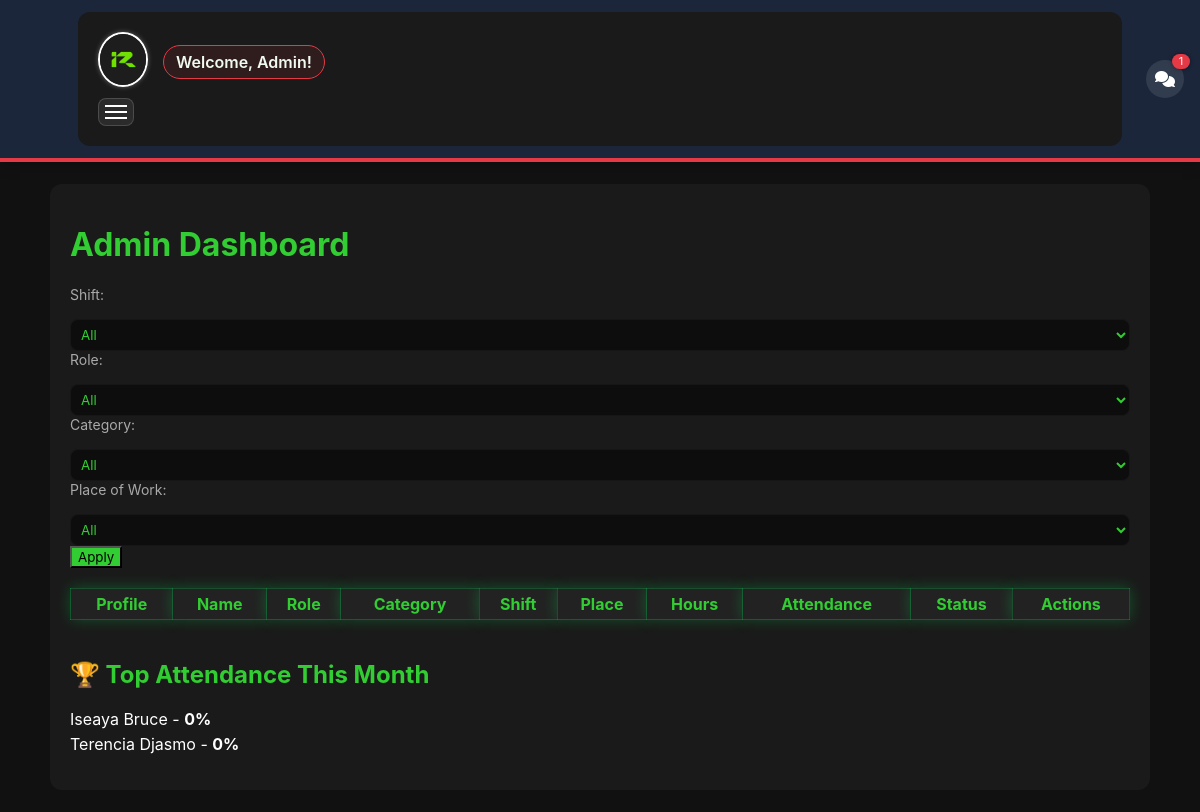
/admin/dashboard.php (signed in), run on an earlier commit of the app's database.
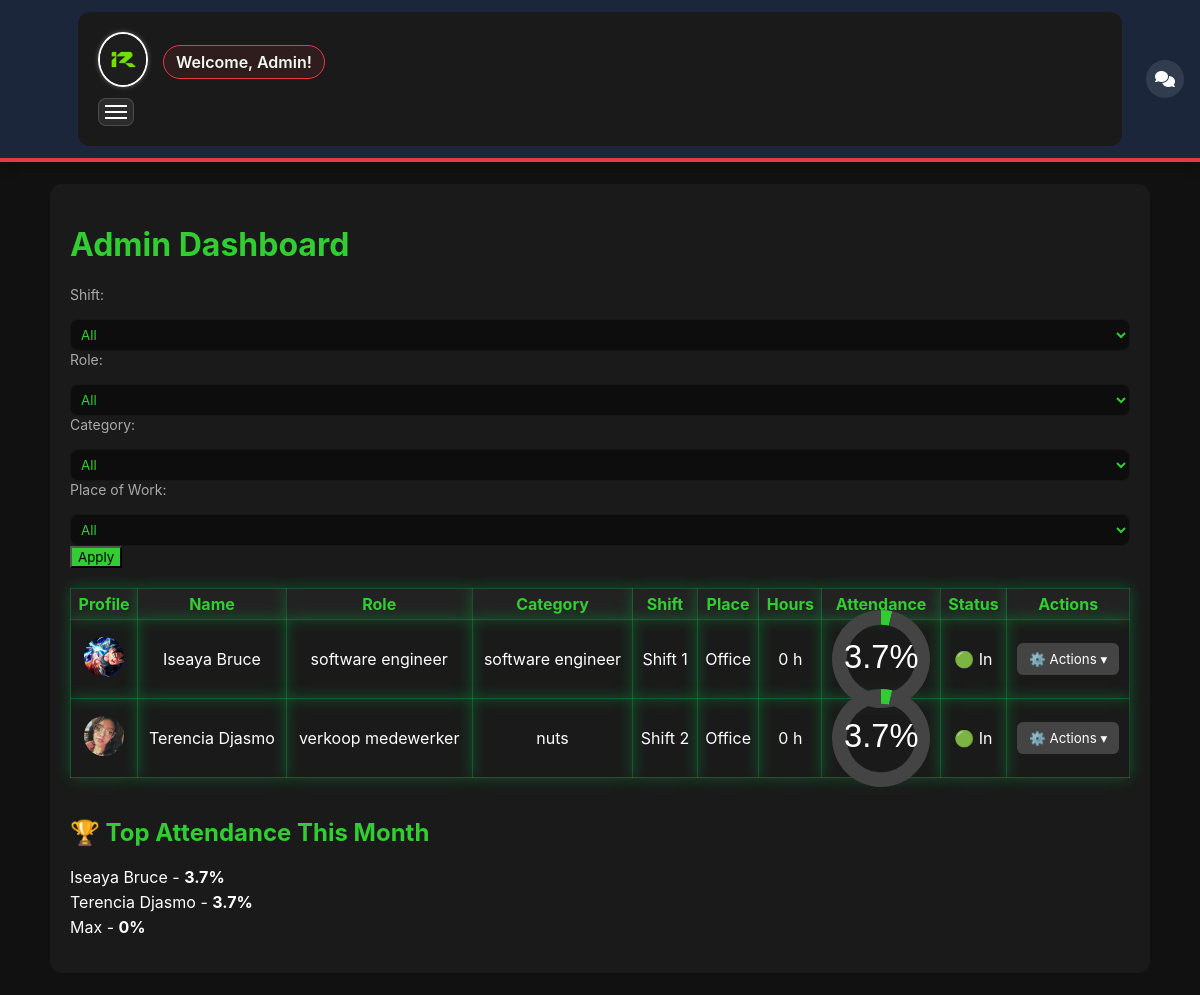
And on a later commit of the database.
### tables this page shows
CREATE TABLE `employees` (
  `id` int(11) NOT NULL,
  `fullname` varchar(100) NOT NULL,
  `phone` varchar(20) DEFAULT NULL,
  `password` varchar(255) NOT NULL,
  `role` varchar(50) DEFAULT NULL,
  `hourly_pay` decimal(10,2) DEFAULT 0.00,
  `monthly_pay` decimal(10,2) DEFAULT 0.00,
  `expected_clockin` time DEFAULT NULL,
  `expected_clockout` time DEFAULT NULL,
  `profile_pic` varchar(255) DEFAULT 'default.png',
  `created_at` timestamp NOT NULL DEFAULT current_timestamp(),
  `category` varchar(50) DEFAULT NULL,
  `place_of_work` enum('office','remote') DEFAULT 'office',
  `shift` enum('shift_1','shift_2') DEFAULT 'shift_1',
  `position` varchar(100) DEFAULT NULL,
  `overtime_applicable` tinyint(1) DEFAULT 0,
  `status` enum('pending','active','disabled') NOT NULL DEFAULT 'pending'
);

### includes/auth.php (called while the page is built, shortened)
<?php
function isLoggedIn() {
    return isset($_SESSION['user']);
}
function isAdmin() {
    return isset($_SESSION['user']) && $_SESSION['user']['type'] === 'admin';
}

### admin/dashboard.php (the view, shortened to what the changed rows need)
<?php
require_once __DIR__ . '/../includes/auth.php';
require_once __DIR__ . '/../includes/config.php';
$sql = "SELECT * FROM employees WHERE status = 'active'";
$params = [];
$stmt = $pdo->prepare($sql);
$stmt->execute($params);
$employees = $stmt->fetchAll();
function getHoursThisMonth($pdo, $employeeId) {
    $monthStart = date("Y-m-01");
    $monthEnd = date("Y-m-t");
    $stmt = $pdo->prepare("SELECT clockin_time, clockout_time
                           FROM attendance
                           WHERE employee_id=? AND clockin_time BETWEEN ? AND ?");
    $stmt->execute([$employeeId, $monthStart, $monthEnd]);
    $records = $stmt->fetchAll();
    $total = 0;
    return round($total, 2);
}
function getAttendancePercent($pdo, $employeeId) {
    $monthStart = date("Y-m-01");
    $monthEnd = date("Y-m-t");
    $stmt = $pdo->prepare("SELECT DISTINCT DATE(clockin_time) as day
                           FROM attendance
                           WHERE employee_id=? AND clockin_time BETWEEN ? AND ?");
    $stmt->execute([$employeeId, $monthStart, $monthEnd]);
    $workedDays = count($stmt->fetchAll());
    $totalDays = 0;
    $period = new DatePeriod(new DateTime($monthStart), new DateInterval('P1D'), new DateTime($monthEnd . ' +1 day'));
    foreach ($period as $date) {
        if ($date->format("N") < 7) {
            $totalDays++;
        }
    }
    return $totalDays ? round(($workedDays / $totalDays) * 100, 1) : 0;
}
?>
<!DOCTYPE html>
<html>
<head>
    <link rel="stylesheet" href="../assets/css/style.css">
    <link rel="stylesheet" href="https://cdnjs.cloudflare.com/ajax/libs/lightbox2/2.11.3/css/lightbox.min.css">
</head>
<body>
    <?php include '../includes/header.php'; ?>
<div class="container">
    <h1>Admin Dashboard</h1>
    <div class="table-wrapper">
        <table>
            <tr>
                <th>Profile</th>
                <th>Name</th>
                <th>Role</th>
                <th>Category</th>
                <th>Shift</th>
                <th>Place</th>
                <th>Hours</th>
                <th>Attendance</th>
                <th>Status</th>
                <th>Actions</th>
            </tr>
            <?php foreach ($employees as $emp): ?>
                <tr>
                    <td>
                        <?php if (!empty($emp['profile_pic'])): ?>
                            <a href="../uploads/profiles/<?= htmlspecialchars($emp['profile_pic']) ?>"
                            data-lightbox="profile-admin-<?= $emp['id'] ?>"
                            data-title="Profile Photo of <?= htmlspecialchars($emp['fullname']) ?>">
                                <img src="../uploads/profiles/<?= htmlspecialchars($emp['profile_pic']) ?>"
                                    alt="Profile Photo"
                                    width="40" height="40"
                                    style="border-radius:50%; object-fit:cover; animation: rgbGlow 5s infinite linear;">
                            </a>
                        <?php endif; ?>
                    </td>
                    <td><?= htmlspecialchars($emp['fullname']) ?></td>
                    <td><?= htmlspecialchars($emp['role']) ?></td>
                    <td><?= htmlspecialchars($emp['category']) ?></td>
                    <td><?= $emp['shift']=='shift_1'?'Shift 1':'Shift 2' ?></td>
                    <td><?= ucfirst($emp['place_of_work']) ?></td>
                    <td><?= getHoursThisMonth($pdo, $emp['id']) ?> h</td>
                    <td>
                        <canvas id="attendanceChart-<?= $emp['id'] ?>"style="width: 100px; margin: -15px auto; text-align: center;"></canvas>
                    </td>
                    <td>
                        <?php
                        $stmt = $pdo->prepare("SELECT clockout_time FROM attendance WHERE employee_id=? ORDER BY id DESC LIMIT 1");
                        $stmt->execute([$emp['id']]);
                        $last = $stmt->fetch();
                        $isClockedIn = $last && $last['clockout_time'] === null;
                        ?>
                        <span class="status-badge <?= $isClockedIn ? 'in' : 'out' ?>">
                            <?= $isClockedIn ? '🟢 In' : '🔴 Out' ?>
                        </span>
                    </td>
                    <td class="actions">
                        <div class="dropdown">
                            <button class="dropbtn" onclick="toggleDropdown(this)">⚙️ Actions ▾</button>
                        </div>
                    </td>
                </tr>
            <?php endforeach; ?>
        </table>
    </div>
    <h2 style="color: #32CD32; margin-top:40px;">🏆 Top Attendance This Month</h2>
    <ul style="list-style:none; padding:0;">
    <?php
    $rankStmt = $pdo->query("SELECT id, fullname FROM employees");
    $ranks = [];
    foreach ($rankStmt as $r) {
        $ranks[] = [
            'name' => $r['fullname'],
            'percent' => getAttendancePercent($pdo, $r['id'])
        ];
    }
    usort($ranks, fn($a,$b) => $b['percent'] <=> $a['percent']);
    foreach (array_slice($ranks, 0, 5) as $r) {
        echo "<li style='margin:5px 0;'>".$r['name']." - <strong>".$r['percent']."%</strong></li>";
    }
    ?>
    </ul>
</div>
<script>
function toggleDropdown(button) {
  const dropdown = button.nextElementSibling;
  const isOpen = dropdown.classList.contains('show');
  // Close all dropdowns before toggling current one
  document.querySelectorAll('.dropdown-content.show').forEach(d => {
    if (d !== dropdown) d.classList.remove('show');
  });
  dropdown.classList.toggle('show', !isOpen);
}
// Close dropdown if clicking outside
document.addEventListener('click', function(e) {
  if (!e.target.closest('.dropdown')) {
    document.querySelectorAll('.dropdown-content.show').forEach(d => d.classList.remove('show'));
  }
});
document.addEventListener("DOMContentLoaded", function() {
    const charts = document.querySelectorAll("span[data-percent]");
    charts.forEach(span => {
        const empId = span.getAttribute("data-emp-id");
        const percent = parseFloat(span.getAttribute("data-percent"));
        const missed = 100 - percent;
        const ctx = document.getElementById("attendanceChart-" + empId).getContext("2d");
        new Chart(ctx, {
            type: 'doughnut',
            data: {
                datasets: [{
                    data: [percent, missed],
                    backgroundColor: ['#32CD32', '#444'],
                    borderWidth: 0
                }]
            },
            options: {
                cutout: '70%',
                plugins: {
                    legend: { display: false },
                    tooltip: { enabled: false }
                }
            },
            plugins: [{
                id: 'centerText-' + empId,
                afterDraw(chart) {
                    const {width, height} = chart;
                    const ctx = chart.ctx;
                    ctx.save();
                    ctx.font = (height / 3).toFixed(2) + "px Arial";
                    ctx.fillStyle = "#fff";
                    ctx.textBaseline = "middle";
                    const text = percent + "%";
                    const textX = Math.round((width - ctx.measureText(text).width) / 2);
                    const textY = height / 2;
                    ctx.fillText(text, textX, textY);
                    ctx.restore();
                }
            }]
        });
    });
});
</script>
</body>
</html>

### includes/header.php (shortened to what the changed rows need)
<?php
require_once __DIR__ . '/auth.php';
if (isLoggedIn()) {
    if (isAdmin()) {
        $stmt = $pdo->prepare("SELECT COUNT(*) FROM messages WHERE receiver_id = 0 AND is_read = 0");
        $stmt->execute();
        $adminUnreadCount = $stmt->fetchColumn();
    } else {
        $stmt = $pdo->prepare("SELECT COUNT(*) FROM messages WHERE receiver_id = ? AND is_read = 0");
        $stmt->execute([$_SESSION['user']['id']]);
        $employeeUnreadCount = $stmt->fetchColumn();
    }
}
?>
<!DOCTYPE html>
<html lang="en">
<head>
    <link rel="stylesheet" href="../assets/css/style.css">
    <link rel="stylesheet" href="https://cdnjs.cloudflare.com/ajax/libs/lightbox2/2.11.3/css/lightbox.min.css">
    <link rel="stylesheet" href="https://cdnjs.cloudflare.com/ajax/libs/font-awesome/6.5.0/css/all.min.css">
</head>
<body>
<header>
    <div class="container">
        <div class="header-content">
            <?php if (isLoggedIn()): ?>
                <?php $unreadCount = isAdmin() ? (int)($adminUnreadCount ?? 0) : (int)($employeeUnreadCount ?? 0); ?>
                <a href="../chat/conversation.php" class="chat-fab" aria-label="Chat">
                    <i class="fas fa-comments"></i>
                    <?php if ($unreadCount > 0): ?><span class="badge"><?= $unreadCount ?></span><?php endif; ?>
                </a>
            <?php endif; ?>
        </div>
    </div>
</header>
<main>

What changed in the data, as far as the page shows it:
now on this page (row edited): employees: profile_pic (picture), fullname "Iseaya Bruce", role "software engineer", category "software engineer", shift "Shift 1", place_of_work "Office", id "0"
now on this page (row edited): employees: profile_pic (picture), fullname "Terencia Djasmo", role "verkoop medewerker", category "nuts", shift "Shift 2", place_of_work "Office", id "0"
Also different on the page:
$unreadCount: "1" → (not shown)
new list line: "Iseaya Bruce - 3.7 %"
new list line: "Terencia Djasmo - 3.7 %"
new list line: "Max - 0 %"
list line gone: "Iseaya Bruce - 0 %"
list line gone: "Terencia Djasmo - 0 %"
